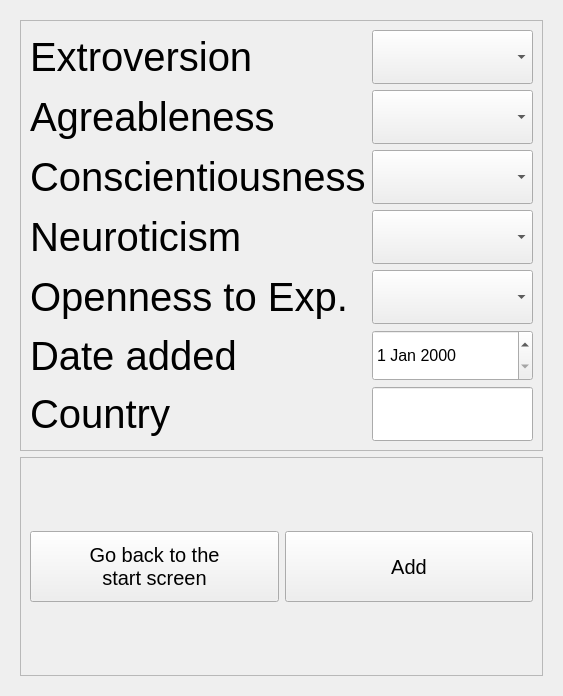
<?xml version="1.0" encoding="UTF-8"?>
<ui version="4.0">
 <class>windowInput</class>
 <widget class="windowInput" name="windowInput">
  <property name="geometry">
   <rect>
    <x>0</x>
    <y>0</y>
    <width>563</width>
    <height>696</height>
   </rect>
  </property>
  <property name="windowTitle">
   <string>windowInput</string>
  </property>
  <layout class="QVBoxLayout" name="verticalLayout_2">
   <item>
    <widget class="QWidget" name="centralwidget" native="true">
     <layout class="QVBoxLayout" name="verticalLayout">
      <item>
       <widget class="QFrame" name="frame">
        <property name="frameShape">
         <enum>QFrame::StyledPanel</enum>
        </property>
        <property name="frameShadow">
         <enum>QFrame::Raised</enum>
        </property>
        <layout class="QFormLayout" name="formLayout">
         <item row="0" column="0">
          <widget class="QLabel" name="LabelExtroversion">
           <property name="minimumSize">
            <size>
             <width>330</width>
             <height>0</height>
            </size>
           </property>
           <property name="font">
            <font>
             <pointsize>30</pointsize>
            </font>
           </property>
           <property name="text">
            <string>Extroversion</string>
           </property>
          </widget>
         </item>
         <item row="1" column="0">
          <widget class="QLabel" name="LabelAgreableness">
           <property name="minimumSize">
            <size>
             <width>330</width>
             <height>0</height>
            </size>
           </property>
           <property name="font">
            <font>
             <pointsize>30</pointsize>
            </font>
           </property>
           <property name="text">
            <string>Agreableness</string>
           </property>
          </widget>
         </item>
         <item row="2" column="0">
          <widget class="QLabel" name="LabelConscientiousness">
           <property name="minimumSize">
            <size>
             <width>330</width>
             <height>0</height>
            </size>
           </property>
           <property name="font">
            <font>
             <pointsize>30</pointsize>
            </font>
           </property>
           <property name="text">
            <string>Conscientiousness</string>
           </property>
          </widget>
         </item>
         <item row="3" column="0">
          <widget class="QLabel" name="LabelNeuroticism">
           <property name="minimumSize">
            <size>
             <width>330</width>
             <height>0</height>
            </size>
           </property>
           <property name="font">
            <font>
             <pointsize>30</pointsize>
            </font>
           </property>
           <property name="text">
            <string>Neuroticism</string>
           </property>
          </widget>
         </item>
         <item row="4" column="0">
          <widget class="QLabel" name="LabelOpenness">
           <property name="minimumSize">
            <size>
             <width>330</width>
             <height>0</height>
            </size>
           </property>
           <property name="font">
            <font>
             <pointsize>30</pointsize>
            </font>
           </property>
           <property name="text">
            <string>Openness to Exp.</string>
           </property>
          </widget>
         </item>
         <item row="6" column="0">
          <widget class="QLabel" name="LabelDate">
           <property name="minimumSize">
            <size>
             <width>330</width>
             <height>0</height>
            </size>
           </property>
           <property name="font">
            <font>
             <pointsize>30</pointsize>
            </font>
           </property>
           <property name="text">
            <string>Date added</string>
           </property>
          </widget>
         </item>
         <item row="7" column="0">
          <widget class="QLabel" name="LabelCountry">
           <property name="minimumSize">
            <size>
             <width>330</width>
             <height>0</height>
            </size>
           </property>
           <property name="font">
            <font>
             <pointsize>30</pointsize>
            </font>
           </property>
           <property name="text">
            <string>Country</string>
           </property>
          </widget>
         </item>
         <item row="0" column="1">
          <widget class="QComboBox" name="comboBoxExtroversion">
           <property name="minimumSize">
            <size>
             <width>140</width>
             <height>51</height>
            </size>
           </property>
           <property name="font">
            <font>
             <pointsize>30</pointsize>
            </font>
           </property>
           <property name="editable">
            <bool>false</bool>
           </property>
          </widget>
         </item>
         <item row="1" column="1">
          <widget class="QComboBox" name="comboBoxAgreableness">
           <property name="minimumSize">
            <size>
             <width>140</width>
             <height>51</height>
            </size>
           </property>
           <property name="font">
            <font>
             <pointsize>30</pointsize>
            </font>
           </property>
          </widget>
         </item>
         <item row="2" column="1">
          <widget class="QComboBox" name="comboBoxConsc">
           <property name="minimumSize">
            <size>
             <width>140</width>
             <height>51</height>
            </size>
           </property>
           <property name="font">
            <font>
             <pointsize>30</pointsize>
            </font>
           </property>
          </widget>
         </item>
         <item row="3" column="1">
          <widget class="QComboBox" name="comboBoxNeuroticism">
           <property name="minimumSize">
            <size>
             <width>140</width>
             <height>51</height>
            </size>
           </property>
           <property name="font">
            <font>
             <pointsize>30</pointsize>
            </font>
           </property>
          </widget>
         </item>
         <item row="4" column="1">
          <widget class="QComboBox" name="comboBoxOpenness">
           <property name="minimumSize">
            <size>
             <width>140</width>
             <height>51</height>
            </size>
           </property>
           <property name="font">
            <font>
             <pointsize>30</pointsize>
            </font>
           </property>
           <property name="maxVisibleItems">
            <number>5</number>
           </property>
           <property name="maxCount">
            <number>5</number>
           </property>
          </widget>
         </item>
         <item row="6" column="1">
          <widget class="QDateEdit" name="dateEdit">
           <property name="minimumSize">
            <size>
             <width>140</width>
             <height>51</height>
            </size>
           </property>
           <property name="font">
            <font>
             <pointsize>12</pointsize>
            </font>
           </property>
          </widget>
         </item>
         <item row="7" column="1">
          <widget class="QLineEdit" name="lineEdit">
           <property name="minimumSize">
            <size>
             <width>0</width>
             <height>51</height>
            </size>
           </property>
           <property name="font">
            <font>
             <pointsize>30</pointsize>
            </font>
           </property>
          </widget>
         </item>
        </layout>
       </widget>
      </item>
      <item>
       <widget class="QFrame" name="frame_2">
        <property name="frameShape">
         <enum>QFrame::StyledPanel</enum>
        </property>
        <property name="frameShadow">
         <enum>QFrame::Raised</enum>
        </property>
        <layout class="QHBoxLayout" name="horizontalLayout">
         <item>
          <widget class="QPushButton" name="pushButton1">
           <property name="minimumSize">
            <size>
             <width>191</width>
             <height>71</height>
            </size>
           </property>
           <property name="font">
            <font>
             <pointsize>15</pointsize>
            </font>
           </property>
           <property name="text">
            <string>Go back to the
start screen</string>
           </property>
           <property name="autoDefault">
            <bool>false</bool>
           </property>
          </widget>
         </item>
         <item>
          <widget class="QPushButton" name="pushButtonAdd">
           <property name="minimumSize">
            <size>
             <width>191</width>
             <height>71</height>
            </size>
           </property>
           <property name="font">
            <font>
             <pointsize>15</pointsize>
            </font>
           </property>
           <property name="text">
            <string>Add</string>
           </property>
           <property name="autoDefault">
            <bool>false</bool>
           </property>
          </widget>
         </item>
        </layout>
       </widget>
      </item>
     </layout>
    </widget>
   </item>
  </layout>
 </widget>
 <customwidgets>
  <customwidget>
   <class>windowInput</class>
   <extends>QWidget</extends>
   <header>windowinput.h</header>
   <container>1</container>
  </customwidget>
 </customwidgets>
 <resources/>
 <connections/>
</ui>
